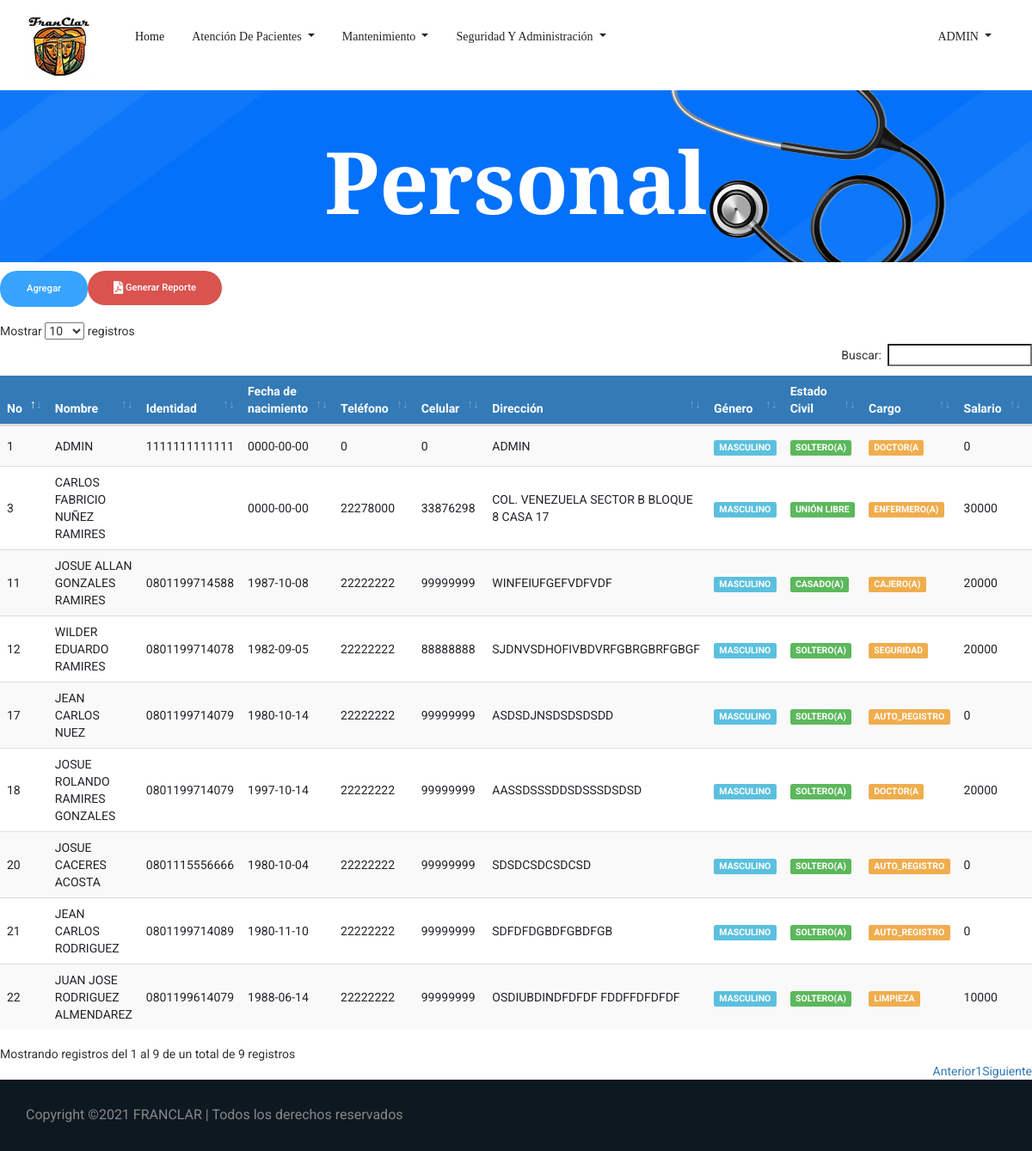
The page /Personal.php (signed in) on the database as committed earlier.
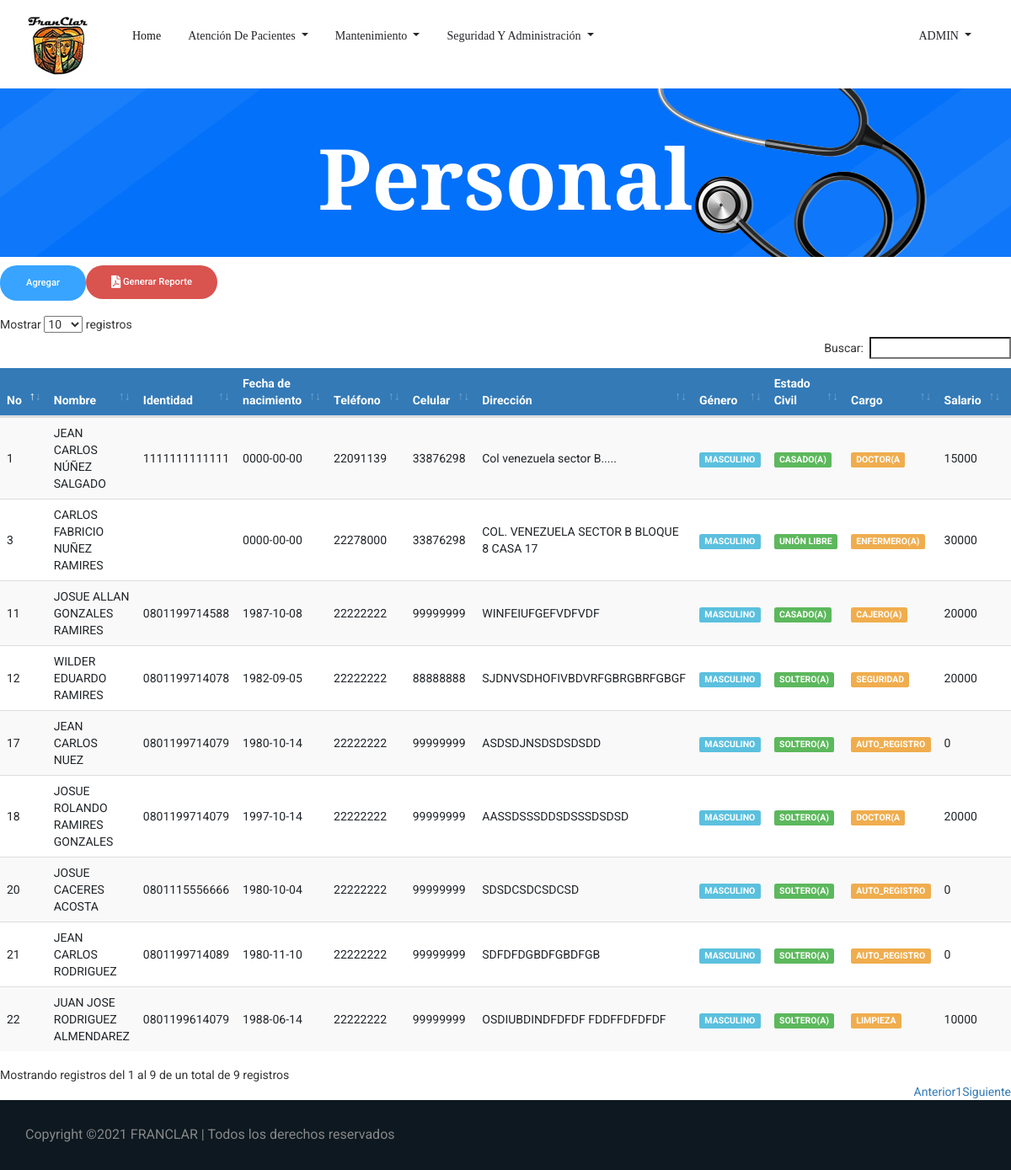
The same page on the database as committed later.
### tables this page shows
CREATE TABLE `tbl_empleado` (
  `ID_Empleado` int(3) NOT NULL,
  `Nom_Empleado` varchar(50) NOT NULL,
  `ID_Sexo` int(1) NOT NULL,
  `ID_Est_Civil` int(3) NOT NULL,
  `ID_Cargo` int(3) NOT NULL,
  `ID_Especialidad` int(3) NOT NULL,
  `Cedula` varchar(13) NOT NULL,
  `Fec_Nacimiento` date NOT NULL,
  `Dir_Empleado` varchar(255) NOT NULL,
  `Tel_Empleado` int(8) NOT NULL,
  `Cel_Empleado` int(8) NOT NULL,
  `Salario` int(6) NOT NULL,
  `Usuario_crea` bigint(3) DEFAULT NULL,
  `Fec_crea` date DEFAULT NULL,
  `Usuario_modif` bigint(3) DEFAULT NULL,
  `Fec_modif` date DEFAULT NULL
);

CREATE TABLE `tbl_sexo` (
  `ID_Sexo` int(1) NOT NULL,
  `Descripcion_sexo` varchar(15) NOT NULL
);

CREATE TABLE `tbl_estado_civil` (
  `ID_Est_Civil` int(3) NOT NULL,
  `Descripcion_est_civil` varchar(15) NOT NULL
);

CREATE TABLE `tbl_cargo` (
  `ID_Cargo` int(3) NOT NULL,
  `nomb_cargo` varchar(30) NOT NULL
);

### Personal.php (the view, shortened to what this page needs)
<!doctype html>
<html lang="es">
<?php
include 'head.php'
?>
<body>
    <?php
    include 'header.php';
    ?>
    <section class="breadcrumb_part breadcrumb_bg">
        <div class="container">
            <div class="row">
                <div class="col-lg-12">
                    <div class="breadcrumb_iner">
                        <div class="breadcrumb_iner_item">
                            <h2>Personal</h2>
                        </div>
                    </div>
                </div>
            </div>
        </div>
    </section>
	 <?php
	  $rolUsuario=$_SESSION['ID_Rol'];
	 $sql=("SELECT * FROM tbl_permisos WHERE id_objeto=1 AND id_rol=$rolUsuario");
		$query=mysqli_query($con,$sql);
		if(mysqli_num_rows($query)>0){
			$row = mysqli_fetch_assoc($query);
			$permiso= $row['permiso_insertar'];
			$permiso_eliminar= $row['permiso_eliminar'];
			$permiso_actualizar=$row['permiso_actualizar'];
		}if ($permiso==0){
		 echo '<div class="alert alert-danger alert-dismissable"><button type="button" class="close" data-dismiss="alert" aria-hidden="true">&times;</button>"usuario no tiene permisos para agregar nuevo"</div>';
		}else{?>
		<form class="form-inline my-2 my-lg-0 float-left">
			<a href="agregarpersonal.php" class="genric-btn info circle">Agregar</a>
		</form>
		<form class="form-inline my-2 my-lg-0 float-left">
			<a class="genric-btn btn-danger circle" onclick="buscar_personal()" href="#">
			<i class="fas fa-file-pdf fa-lg"> </i> Generar Reporte</a>
	    </form>
		<br>
	   <br>
	   <br>
		<?php } ?>
		<div class="table-responsive">
			<table id="datatableUsuarios" class="table table-striped table-hover" cellspacing="0" width="100%" >
			    <thead>
				<tr>
					<th>No</th>
					<th>Nombre</th>
					<th>Identidad</th>
                    <th>Fecha de nacimiento</th>
                    <th>Teléfono</th>
                    <th>Celular</th>
                    <th>Dirección</th>
					<th>Género</th>
					<th>Estado Civil</th>
					<th>Cargo</th>
					<th>Salario</th>
                    <th>Especialidad</th>
				</tr>
				</thead>
				<tbody>
				<?php
				$sql = mysqli_query($con, "SELECT tbl_empleado.ID_Empleado,
				tbl_empleado.Nom_Empleado,
				tbl_empleado.Cedula,
				tbl_empleado.Fec_Nacimiento,
				tbl_empleado.Tel_Empleado,
				tbl_empleado.Cel_Empleado,
				tbl_empleado.Dir_Empleado,
				tbl_sexo.Descripcion_sexo,
				tbl_estado_civil.Descripcion_est_civil,
				tbl_cargo.nomb_cargo,
				tbl_empleado.Salario,
				tbl_especialidad.Descripcion_espec FROM tbl_empleado
				INNER JOIN tbl_sexo on tbl_empleado.ID_Sexo = tbl_sexo.ID_Sexo
				INNER JOIN tbl_estado_civil on tbl_empleado.ID_Est_Civil = tbl_estado_civil.ID_Est_Civil
				INNER JOIN tbl_cargo on tbl_empleado.ID_Cargo = tbl_cargo.ID_Cargo
				INNER JOIN tbl_especialidad on tbl_empleado.ID_Especialidad = tbl_especialidad.ID_especialidad");
				if(mysqli_num_rows($sql) == 0){
					echo '<tr><td colspan="8">No hay datos.</td></tr>';
				}else{
					while($row = mysqli_fetch_assoc($sql)){
						($permiso_eliminar==1)?$boton='<a href="Personal.php?aksi=delete&nik='.$row['ID_Empleado'].'" title="Eliminar" onclick="return confirm(\'¿Está seguro de borrar los datos del sexo '.$row['Nom_Empleado'].'?\')" class="btn btn-danger btn-sm"><span class="glyphicon glyphicon-trash" aria-hidden="true"></span></a>':$boton='<a  title="Eliminar"  onClick="permiso()" class="btn btn-warning btn-sm"><span class="glyphicon glyphicon-trash" aria-hidden="true"></span></a>';
					($permiso_actualizar==1)?$boton2='<a href="EditarPersonal.php?nik='.$row['ID_Empleado'].'" title="Editar datos" class="btn btn-success btn-sm"><span class="glyphicon glyphicon-edit" aria-hidden="true"></span></a>':$boton2='<a  title="Editar datos" onClick="permiso()" class="btn btn-warning btn-sm"><span class="glyphicon glyphicon-edit" aria-hidden="true"></span></a>';
						echo '
						<tr>
						<td>'.$row['ID_Empleado'].'</td>
						<td>'.$row['Nom_Empleado'].'</td>
						<td>'.$row['Cedula'].'</td>
						<td>'.$row['Fec_Nacimiento'].'</td>
						<td>'.$row['Tel_Empleado'].'</td>
						<td>'.$row['Cel_Empleado'].'</td>
						<td>'.$row['Dir_Empleado'].'</td>
						<td><span class="label label-info">'.$row['Descripcion_sexo'].'</span></td>
						<td><span class="label label-success">'.$row['Descripcion_est_civil'].'</span></td>
						<td><span class="label label-warning">'.$row['nomb_cargo'].'</span></td>
						<td>'.$row['Salario'].'</td>
						<td><span class="label label-primary">'.$row['Descripcion_espec'].'</span></td>
						<td>'.$boton2.' '.$boton.'</td>
						</tr>
						';
					}
				}
				?>
			</table>
		 </div>
    <?php
        include 'Copyright.php'
    ?>
</body>
</html>

### head.php (shortened to what this page needs)
<head>
  <link href="css/style_nav.css" rel="stylesheet">
  <link rel="stylesheet" href="css/bootstrap.min.css">
  <link href="font-awesome/css/font-awesome.min.css" rel="stylesheet">
  <link rel="stylesheet" href="https://use.fontawesome.com/releases/v5.8.2/css/all.css">
  <link rel="stylesheet" href="css/animate.css">
  <link rel="stylesheet" href="css/owl.carousel.min.css">
  <link rel="stylesheet" href="css/themify-icons.css">
  <link rel="stylesheet" href="css/flaticon.css">
  <link rel="stylesheet" href="css/magnific-popup.css">
  <link rel="stylesheet" href="css/nice-select.css">
  <link rel="stylesheet" href="css/slick.css">
  <link rel="stylesheet" href="https://maxcdn.bootstrapcdn.com/bootstrap/3.4.0/css/bootstrap.min.css">
  <link rel="stylesheet" href="css/style.css">
  <link rel="stylesheet" href="https://cdnjs.cloudflare.com/ajax/libs/font-awesome/4.7.0/css/font-awesome.min.css">
  <link href="css/bootstrap-datepicker.css" rel="stylesheet">
    <link href='lib/main.css' rel='stylesheet' />
    <link rel="stylesheet" href="css/main.css">
    <link rel="stylesheet" type="text/css" href="datatables/datatables.min.css"/>
    <link rel="stylesheet"  type="text/css" href="datatables/DataTables-1.10.18/css/dataTables.bootstrap4.min.css">
    <link rel="stylesheet" href="toastr/toastr.css">
  <link href="https://cdn.jsdelivr.net/npm/select2@4.1.0-beta.1/dist/css/select2.min.css" rel="stylesheet" />
</head>

### header.php (shortened to what this page needs)
<?php
$usuario=$_SESSION['Nom_Usuario'];
$rolUsuario=$_SESSION['ID_Rol'];
?>
<?php
switch ($rolUsuario) {
    case '1':?>
       <header class="main_menu">
        <div class="container">
            <div class="row align-items-center">
                <div class="col-lg-12">
                    <nav class="navbar navbar-expand-lg navbar-light">
                        <a class="navbar-brand" href="index.php"> <img src="img/franclar_logo.png" srcset="img/franclar_logo.png 800w" sizes= "(min-width: 1000px) 50vw, (min-width: 800px) 80vw, (min-width: 600px) 100vw, (min-width: 300px) 145vw, , (min-width: 250px) 100vw, (min-width: 100px) 100vw" alt="logo"> </a>
                        <div class="collapse navbar-collapse main-menu-item justify-content-center"
                            id="navbarSupportedContent">
                            <ul class="navbar-nav align-items-center">
                                <li class="nav-item active">
                                    <a class="nav-link" href="Index.php">Home</a>
                                </li>
                                <li class="nav-item dropdown">
                                    <a class="nav-link dropdown-toggle" href="#" id="navbarDropdown"
                                    role="button" data-toggle="dropdown" aria-haspopup="true" aria-expanded="false">
                                    Atención de Pacientes
                                </a>
                                </li>
                            <li class="nav-item dropdown">
                                <a class="nav-link dropdown-toggle" href="#" id="navbarDropdown"
                                role="button" data-toggle="dropdown" aria-haspopup="true" aria-expanded="false">
                                Mantenimiento
                            </a>
                                </li>
                                <li class="nav-item dropdown">
                                    <a class="nav-link dropdown-toggle" href="#" id="navbarDropdown"
                                    role="button" data-toggle="dropdown" aria-haspopup="true" aria-expanded="false">
                                        Seguridad y Administración
                                    </a>
                                </li>
                            </ul>
                        </div>
                        <div class="row">
                        <div class="col collapse navbar-collapse main-menu-item justify-content-center" id="navbarSupportedContent">
                            <ul class="navbar-nav align-items-center">
                                <li class="nav-item dropdown float-right">
                                    <a class="nav-link dropdown-toggle" href="#" id="navbarDropdown"
                                    role="button" data-toggle="dropdown" aria-haspopup="true" aria-expanded="false">
                                    <?php echo $usuario?>
                                    </a>
                                </li>
                            </ul>
                        </div>
                    </div>
                    </nav>
                </div>
            </div>
        </div>
    </header>
<?php
        break;
        ?>
<?php }?>

### Copyright.php
<footer class="footer-area">
    <div class="copyright_part">
                <div class="container">
                    <div class="row align-items-center">
                        <p class="footer-text m-0 col-lg-8 col-md-12">
    Copyright &copy;<script>document.write(new Date().getFullYear());</script> FRANCLAR | Todos los derechos reservados
    </p>
                    </div>
                </div>
            </div>
</footer>

### css/main.css (style rules this page uses)
table th { background-color: #337ab7 !important; color: white; }
table>tbody>tr>td { vertical-align: middle !important; }

Rows that differ between the two databases and show on the page:
changed tbl_empleado id 1: Nom_Empleado "ADMIN" → "JEAN CARLOS NÚÑEZ SALGADO"; Tel_Empleado "0" → "22091139"; Cel_Empleado "0" → "33876298"; Dir_Empleado "ADMIN" → "Col venezuela sector B....."; ID_Est_Civil.Descripcion_est_civil "SOLTERO(A)" → "CASADO(A)"; Salario "0" → "15000"
